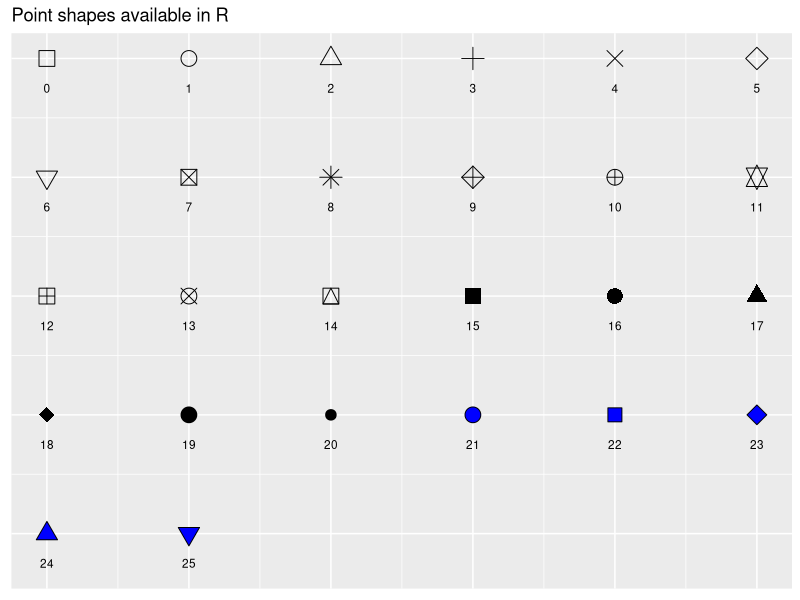
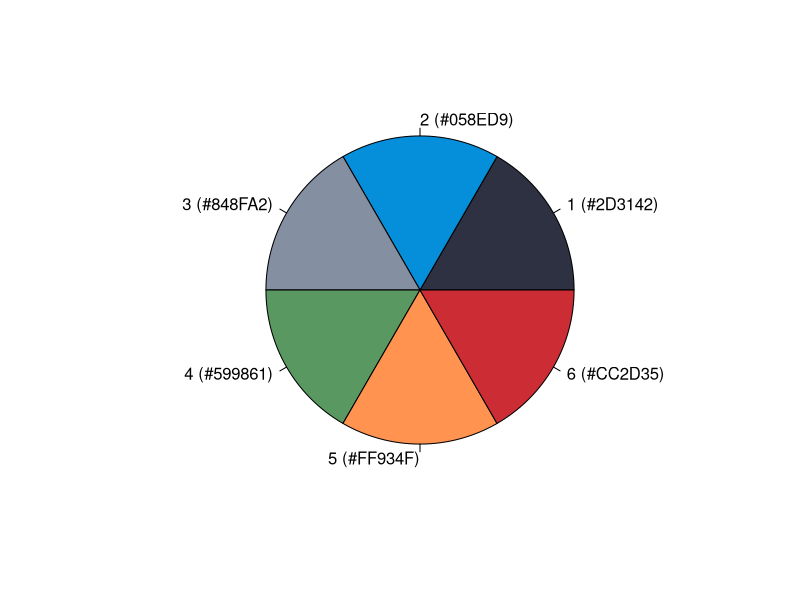
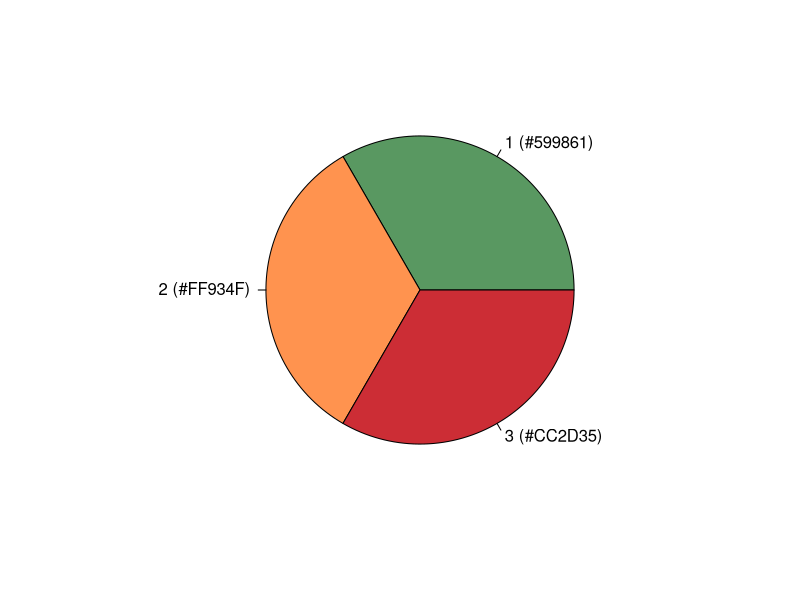

Write R code to recreate these figures, in order.
# Some useful tricks about how to plot colors palette and avaialbel shapes in R

# Hot to visualize available shapes
library(ggpubr)
show_point_shapes()

# How to print a custom color palette in basic R
paletteCB6 = c("#2D3142","#058ED9","#848FA2","#599861","#FF934F", "#CC2D35")
pie(rep(1, length(paletteCB6)), labels = sprintf("%d (%s)",
     seq_along(paletteCB6),paletteCB6), col = paletteCB6)

paletteCB3 = c("#599861","#FF934F", "#CC2D35")
pie(rep(1, length(paletteCB3)), labels = sprintf("%d (%s)",
        seq_along(paletteCB3),paletteCB3), col = paletteCB3)
